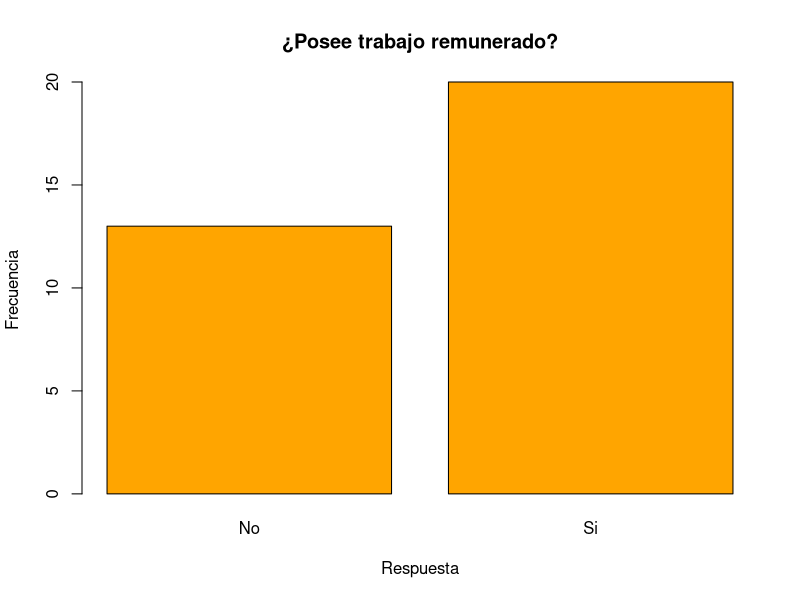
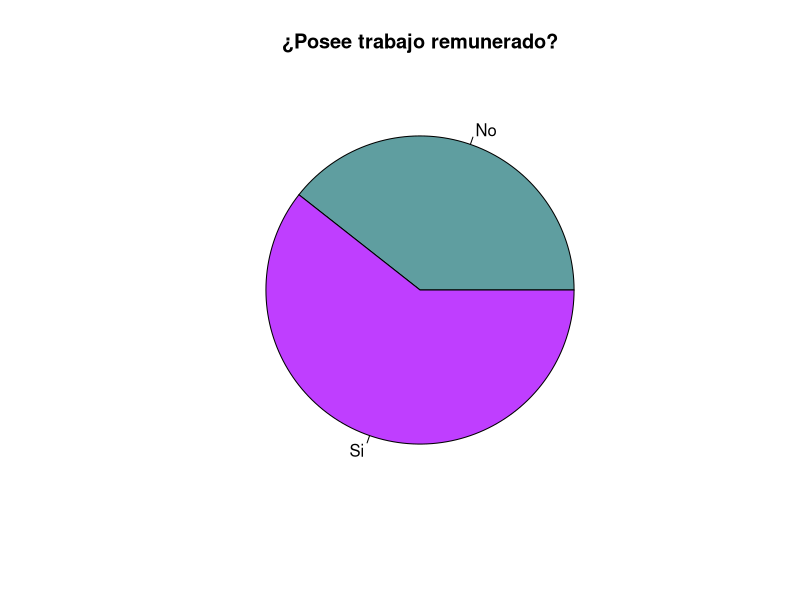
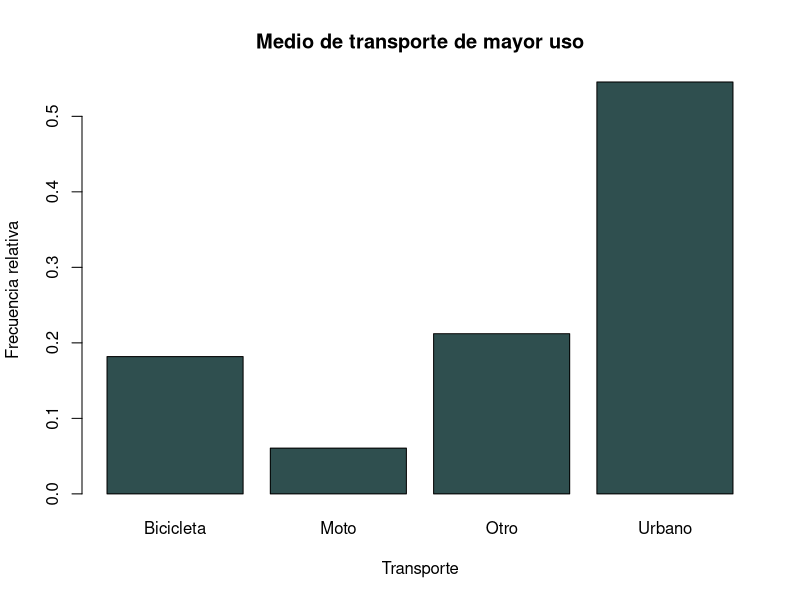
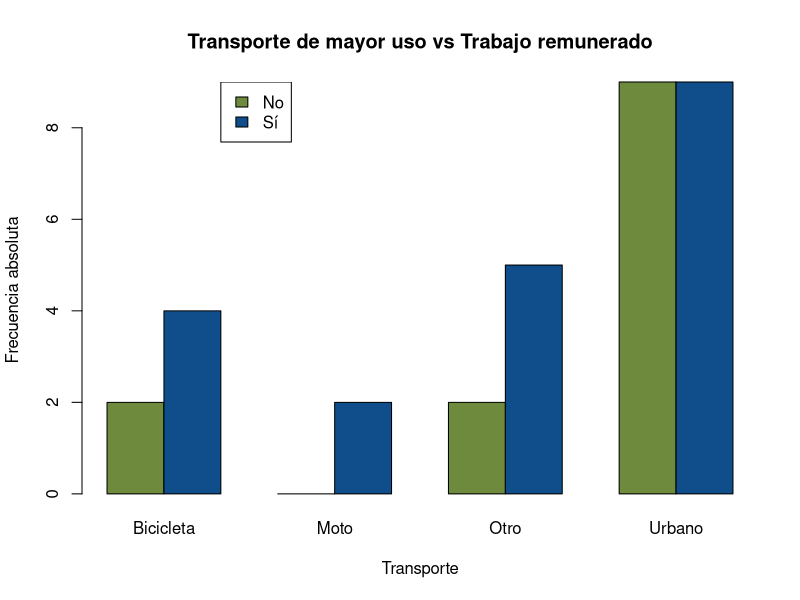
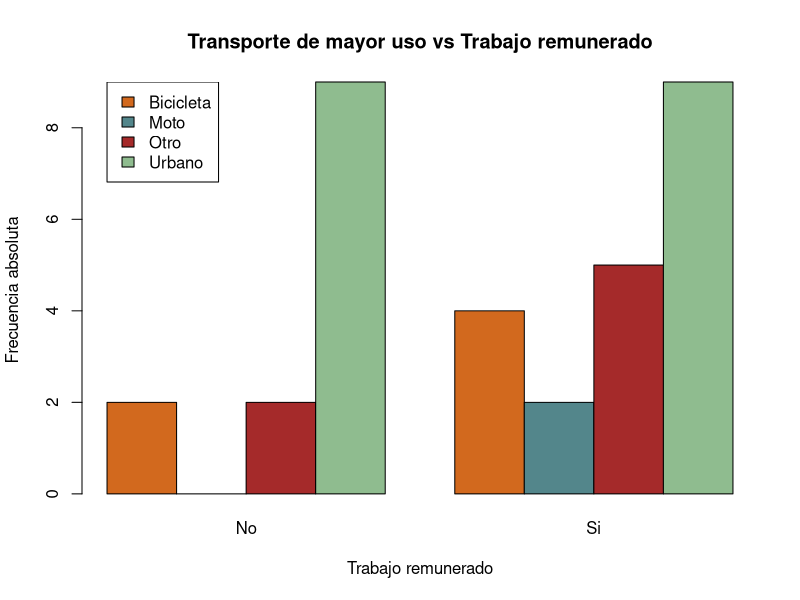

Write the R code that produced these figures, in order.
## ---- chunk 1
knitr::opts_chunk$set(echo = TRUE)
## ---- chunk 2
losdatos <- read.csv("Encuesta.csv")
## ---- chunk 3
str(losdatos)
## ---- chunk 4
table(losdatos$Trabajo)
## ---- chunk 5
prop.table(table(losdatos$Trabajo))
prop.table(table(losdatos$Trabajo))*100

## ---- chunk 6
barplot(table(losdatos$Trabajo),
        main = "¿Posee trabajo remunerado?",
        xlab = "Respuesta",
        ylab = "Frecuencia",
        col = "orange")
## ---- chunk 7
pie(table(losdatos$Trabajo),
    main = "¿Posee trabajo remunerado?",
    col = c("cadetblue", "darkorchid1"))
## ---- chunk 8
table(losdatos$Transporte)
prop.table(table(losdatos$Transporte))

## ---- chunk 9
barplot(prop.table(table(losdatos$Transporte)),
        main = "Medio de transporte de mayor uso",
        xlab = "Transporte",
        ylab = "Frecuencia relativa",
        col = "darkslategray")
## ---- chunk 10
table(losdatos$Trabajo, losdatos$Transporte)

prop.table(table(losdatos$Trabajo, losdatos$Transporte))

frecuencia <- table(losdatos$Trabajo, losdatos$Transporte)
## ---- chunk 11
barplot(frecuencia, beside = TRUE,
        main = "Transporte de mayor uso vs Trabajo remunerado",
        xlab = "Transporte",
        ylab = "Frecuencia absoluta",
        col = c("darkolivegreen4", "dodgerblue4"))
legend(x = 3, y = 9, c("No", "Sí"),
       fill = c("darkolivegreen4", "dodgerblue4"))
## ---- chunk 12
barplot(t(frecuencia), beside = TRUE,
        main = "Transporte de mayor uso vs Trabajo remunerado",
        xlab = "Trabajo remunerado",
        ylab = "Frecuencia absoluta",
        col = c("chocolate", "cadetblue4", "brown", "darkseagreen"))

legend(x = 1, y = 9,
       c("Bicicleta", "Moto", "Otro", "Urbano"),
       fill = c("chocolate", "cadetblue4", "brown","darkseagreen"))
